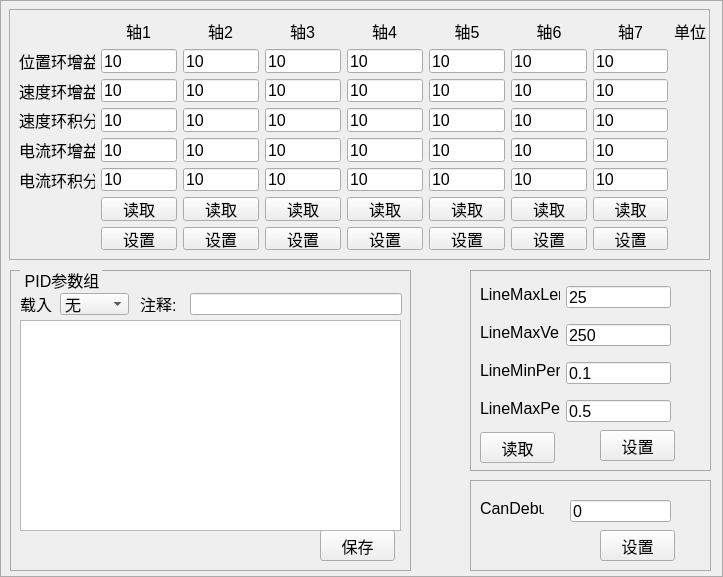
<?xml version="1.0" encoding="UTF-8"?>
<ui version="4.0">
 <class>cpidparamui</class>
 <widget class="QWidget" name="cpidparamui">
  <property name="geometry">
   <rect>
    <x>0</x>
    <y>0</y>
    <width>723</width>
    <height>577</height>
   </rect>
  </property>
  <property name="font">
   <font>
    <pointsize>12</pointsize>
   </font>
  </property>
  <property name="windowTitle">
   <string>Form</string>
  </property>
  <widget class="QGroupBox" name="grbPidPara">
   <property name="geometry">
    <rect>
     <x>0</x>
     <y>0</y>
     <width>723</width>
     <height>577</height>
    </rect>
   </property>
   <property name="styleSheet">
    <string notr="true">QGroupBox {
            border-color: rgb(170, 170, 170);
            border-width: 1px;
            border-style: solid;
            margin-top: 1ex;
			font: 16px
        }
        QGroupBox::title {
            subcontrol-origin: margin;
            subcontrol-position: top left;
            left: 10px;
            margin-left: 2px;
            padding: 0  0px;
        }</string>
   </property>
   <property name="title">
    <string/>
   </property>
   <widget class="QGroupBox" name="gridGroupBox_2">
    <property name="geometry">
     <rect>
      <x>470</x>
      <y>270</y>
      <width>241</width>
      <height>201</height>
     </rect>
    </property>
    <widget class="QLineEdit" name="LineMaxLen">
     <property name="geometry">
      <rect>
       <x>96</x>
       <y>16</y>
       <width>105</width>
       <height>22</height>
      </rect>
     </property>
     <property name="font">
      <font>
       <pointsize>12</pointsize>
      </font>
     </property>
     <property name="text">
      <string>25</string>
     </property>
    </widget>
    <widget class="QLabel" name="label_11">
     <property name="geometry">
      <rect>
       <x>10</x>
       <y>16</y>
       <width>80</width>
       <height>16</height>
      </rect>
     </property>
     <property name="font">
      <font>
       <pointsize>12</pointsize>
      </font>
     </property>
     <property name="text">
      <string>LineMaxLen</string>
     </property>
    </widget>
    <widget class="QLabel" name="label_12">
     <property name="geometry">
      <rect>
       <x>10</x>
       <y>54</y>
       <width>80</width>
       <height>16</height>
      </rect>
     </property>
     <property name="font">
      <font>
       <pointsize>12</pointsize>
      </font>
     </property>
     <property name="text">
      <string>LineMaxVel</string>
     </property>
    </widget>
    <widget class="QLineEdit" name="LineMaxVel">
     <property name="geometry">
      <rect>
       <x>96</x>
       <y>54</y>
       <width>105</width>
       <height>22</height>
      </rect>
     </property>
     <property name="font">
      <font>
       <pointsize>12</pointsize>
      </font>
     </property>
     <property name="text">
      <string>250</string>
     </property>
    </widget>
    <widget class="QLabel" name="label_13">
     <property name="geometry">
      <rect>
       <x>10</x>
       <y>130</y>
       <width>80</width>
       <height>16</height>
      </rect>
     </property>
     <property name="font">
      <font>
       <pointsize>12</pointsize>
      </font>
     </property>
     <property name="text">
      <string>LineMaxPer</string>
     </property>
    </widget>
    <widget class="QLabel" name="label_14">
     <property name="geometry">
      <rect>
       <x>10</x>
       <y>92</y>
       <width>80</width>
       <height>16</height>
      </rect>
     </property>
     <property name="font">
      <font>
       <pointsize>12</pointsize>
      </font>
     </property>
     <property name="text">
      <string>LineMinPer</string>
     </property>
    </widget>
    <widget class="QLineEdit" name="LineMaxPer">
     <property name="geometry">
      <rect>
       <x>96</x>
       <y>130</y>
       <width>105</width>
       <height>22</height>
      </rect>
     </property>
     <property name="font">
      <font>
       <pointsize>12</pointsize>
      </font>
     </property>
     <property name="text">
      <string>0.5</string>
     </property>
    </widget>
    <widget class="QLineEdit" name="LineMinPer">
     <property name="geometry">
      <rect>
       <x>96</x>
       <y>92</y>
       <width>105</width>
       <height>22</height>
      </rect>
     </property>
     <property name="font">
      <font>
       <pointsize>12</pointsize>
      </font>
     </property>
     <property name="text">
      <string>0.1</string>
     </property>
    </widget>
    <widget class="QPushButton" name="readlineparam">
     <property name="geometry">
      <rect>
       <x>10</x>
       <y>162</y>
       <width>75</width>
       <height>31</height>
      </rect>
     </property>
     <property name="font">
      <font>
       <pointsize>12</pointsize>
      </font>
     </property>
     <property name="text">
      <string>读取</string>
     </property>
    </widget>
    <widget class="QPushButton" name="setlineparam">
     <property name="geometry">
      <rect>
       <x>130</x>
       <y>160</y>
       <width>75</width>
       <height>31</height>
      </rect>
     </property>
     <property name="font">
      <font>
       <pointsize>12</pointsize>
      </font>
     </property>
     <property name="text">
      <string>设置</string>
     </property>
    </widget>
   </widget>
   <widget class="QGroupBox" name="grbParaGrp">
    <property name="geometry">
     <rect>
      <x>10</x>
      <y>270</y>
      <width>401</width>
      <height>301</height>
     </rect>
    </property>
    <property name="title">
     <string>PID参数组</string>
    </property>
    <widget class="QPushButton" name="btnAsSave1">
     <property name="geometry">
      <rect>
       <x>310</x>
       <y>260</y>
       <width>75</width>
       <height>31</height>
      </rect>
     </property>
     <property name="font">
      <font>
       <pointsize>12</pointsize>
      </font>
     </property>
     <property name="toolTip">
      <string>当前PID参数 另存为参数组</string>
     </property>
     <property name="text">
      <string>保存</string>
     </property>
    </widget>
    <widget class="QLineEdit" name="edtGrpMemo">
     <property name="geometry">
      <rect>
       <x>180</x>
       <y>23</y>
       <width>212</width>
       <height>22</height>
      </rect>
     </property>
     <property name="maxLength">
      <number>20</number>
     </property>
    </widget>
    <widget class="QLabel" name="label_17">
     <property name="geometry">
      <rect>
       <x>10</x>
       <y>26</y>
       <width>40</width>
       <height>16</height>
      </rect>
     </property>
     <property name="font">
      <font>
       <pointsize>12</pointsize>
      </font>
     </property>
     <property name="text">
      <string>载入</string>
     </property>
    </widget>
    <widget class="QLabel" name="label_18">
     <property name="geometry">
      <rect>
       <x>130</x>
       <y>26</y>
       <width>40</width>
       <height>16</height>
      </rect>
     </property>
     <property name="font">
      <font>
       <pointsize>12</pointsize>
      </font>
     </property>
     <property name="text">
      <string>注释:</string>
     </property>
    </widget>
    <widget class="QComboBox" name="cmbParaGrp">
     <property name="geometry">
      <rect>
       <x>50</x>
       <y>23</y>
       <width>69</width>
       <height>22</height>
      </rect>
     </property>
     <property name="font">
      <font>
       <pointsize>12</pointsize>
      </font>
     </property>
     <item>
      <property name="text">
       <string>无</string>
      </property>
     </item>
     <item>
      <property name="text">
       <string>组1</string>
      </property>
     </item>
     <item>
      <property name="text">
       <string>组2</string>
      </property>
     </item>
     <item>
      <property name="text">
       <string>组3</string>
      </property>
     </item>
     <item>
      <property name="text">
       <string>组4</string>
      </property>
     </item>
     <item>
      <property name="text">
       <string>组5</string>
      </property>
     </item>
    </widget>
    <widget class="QTableView" name="tbvParaGrp">
     <property name="enabled">
      <bool>true</bool>
     </property>
     <property name="geometry">
      <rect>
       <x>10</x>
       <y>50</y>
       <width>381</width>
       <height>211</height>
      </rect>
     </property>
    </widget>
   </widget>
   <widget class="QGroupBox" name="gridGroupBox_3">
    <property name="geometry">
     <rect>
      <x>470</x>
      <y>480</y>
      <width>241</width>
      <height>91</height>
     </rect>
    </property>
    <widget class="QLabel" name="label_15">
     <property name="geometry">
      <rect>
       <x>10</x>
       <y>20</y>
       <width>64</width>
       <height>16</height>
      </rect>
     </property>
     <property name="font">
      <font>
       <pointsize>12</pointsize>
      </font>
     </property>
     <property name="text">
      <string>CanDebug</string>
     </property>
    </widget>
    <widget class="QLineEdit" name="candebug">
     <property name="geometry">
      <rect>
       <x>100</x>
       <y>20</y>
       <width>101</width>
       <height>22</height>
      </rect>
     </property>
     <property name="font">
      <font>
       <pointsize>12</pointsize>
      </font>
     </property>
     <property name="text">
      <string>0</string>
     </property>
    </widget>
    <widget class="QPushButton" name="setcandebug">
     <property name="geometry">
      <rect>
       <x>130</x>
       <y>50</y>
       <width>75</width>
       <height>31</height>
      </rect>
     </property>
     <property name="font">
      <font>
       <pointsize>12</pointsize>
      </font>
     </property>
     <property name="text">
      <string>设置</string>
     </property>
    </widget>
   </widget>
   <widget class="QGroupBox" name="groupBox">
    <property name="geometry">
     <rect>
      <x>9</x>
      <y>9</y>
      <width>701</width>
      <height>251</height>
     </rect>
    </property>
    <property name="title">
     <string/>
    </property>
    <widget class="QWidget" name="gridLayoutWidget">
     <property name="geometry">
      <rect>
       <x>10</x>
       <y>10</y>
       <width>687</width>
       <height>231</height>
      </rect>
     </property>
     <layout class="QGridLayout" name="layPara">
      <item row="5" column="2">
       <widget class="QLineEdit" name="axis2curki">
        <property name="font">
         <font>
          <pointsize>12</pointsize>
         </font>
        </property>
        <property name="text">
         <string>10</string>
        </property>
       </widget>
      </item>
      <item row="5" column="3">
       <widget class="QLineEdit" name="axis3curki">
        <property name="font">
         <font>
          <pointsize>12</pointsize>
         </font>
        </property>
        <property name="text">
         <string>10</string>
        </property>
       </widget>
      </item>
      <item row="5" column="1">
       <widget class="QLineEdit" name="axis1curki">
        <property name="font">
         <font>
          <pointsize>12</pointsize>
         </font>
        </property>
        <property name="text">
         <string>10</string>
        </property>
       </widget>
      </item>
      <item row="7" column="5">
       <widget class="QPushButton" name="axis5setpid">
        <property name="font">
         <font>
          <pointsize>12</pointsize>
         </font>
        </property>
        <property name="text">
         <string>设置</string>
        </property>
       </widget>
      </item>
      <item row="7" column="3">
       <widget class="QPushButton" name="axis3setpid">
        <property name="font">
         <font>
          <pointsize>12</pointsize>
         </font>
        </property>
        <property name="text">
         <string>设置</string>
        </property>
       </widget>
      </item>
      <item row="7" column="1">
       <widget class="QPushButton" name="axis1setpid">
        <property name="font">
         <font>
          <pointsize>12</pointsize>
         </font>
        </property>
        <property name="text">
         <string>设置</string>
        </property>
       </widget>
      </item>
      <item row="6" column="7">
       <widget class="QPushButton" name="axis7readpid">
        <property name="font">
         <font>
          <pointsize>12</pointsize>
         </font>
        </property>
        <property name="text">
         <string>读取</string>
        </property>
       </widget>
      </item>
      <item row="5" column="0">
       <widget class="QLabel" name="label_8">
        <property name="font">
         <font>
          <pointsize>12</pointsize>
         </font>
        </property>
        <property name="text">
         <string>电流环积分</string>
        </property>
       </widget>
      </item>
      <item row="4" column="0">
       <widget class="QLabel" name="label_9">
        <property name="font">
         <font>
          <pointsize>12</pointsize>
         </font>
        </property>
        <property name="text">
         <string>电流环增益</string>
        </property>
       </widget>
      </item>
      <item row="3" column="8">
       <widget class="QLabel" name="label_29">
        <property name="text">
         <string/>
        </property>
       </widget>
      </item>
      <item row="0" column="6">
       <widget class="QLabel" name="label_19">
        <property name="font">
         <font>
          <pointsize>12</pointsize>
         </font>
        </property>
        <property name="text">
         <string>轴6</string>
        </property>
        <property name="alignment">
         <set>Qt::AlignCenter</set>
        </property>
       </widget>
      </item>
      <item row="4" column="1">
       <widget class="QLineEdit" name="axis1curkp">
        <property name="font">
         <font>
          <pointsize>12</pointsize>
         </font>
        </property>
        <property name="text">
         <string>10</string>
        </property>
       </widget>
      </item>
      <item row="3" column="5">
       <widget class="QLineEdit" name="axis5velki">
        <property name="font">
         <font>
          <pointsize>12</pointsize>
         </font>
        </property>
        <property name="text">
         <string>10</string>
        </property>
       </widget>
      </item>
      <item row="3" column="4">
       <widget class="QLineEdit" name="axis4velki">
        <property name="font">
         <font>
          <pointsize>12</pointsize>
         </font>
        </property>
        <property name="text">
         <string>10</string>
        </property>
       </widget>
      </item>
      <item row="3" column="3">
       <widget class="QLineEdit" name="axis3velki">
        <property name="font">
         <font>
          <pointsize>12</pointsize>
         </font>
        </property>
        <property name="text">
         <string>10</string>
        </property>
       </widget>
      </item>
      <item row="3" column="2">
       <widget class="QLineEdit" name="axis2velki">
        <property name="font">
         <font>
          <pointsize>12</pointsize>
         </font>
        </property>
        <property name="text">
         <string>10</string>
        </property>
       </widget>
      </item>
      <item row="4" column="7">
       <widget class="QLineEdit" name="axis7curkp">
        <property name="font">
         <font>
          <pointsize>12</pointsize>
         </font>
        </property>
        <property name="text">
         <string>10</string>
        </property>
       </widget>
      </item>
      <item row="0" column="4" alignment="Qt::AlignHCenter">
       <widget class="QLabel" name="label_4">
        <property name="font">
         <font>
          <pointsize>12</pointsize>
         </font>
        </property>
        <property name="text">
         <string>轴4</string>
        </property>
       </widget>
      </item>
      <item row="3" column="0">
       <widget class="QLabel" name="label_7">
        <property name="font">
         <font>
          <pointsize>12</pointsize>
         </font>
        </property>
        <property name="text">
         <string>速度环积分</string>
        </property>
       </widget>
      </item>
      <item row="2" column="5">
       <widget class="QLineEdit" name="axis5velkp">
        <property name="font">
         <font>
          <pointsize>12</pointsize>
         </font>
        </property>
        <property name="text">
         <string>10</string>
        </property>
       </widget>
      </item>
      <item row="0" column="3" alignment="Qt::AlignHCenter">
       <widget class="QLabel" name="label_3">
        <property name="font">
         <font>
          <pointsize>12</pointsize>
         </font>
        </property>
        <property name="text">
         <string>轴3</string>
        </property>
       </widget>
      </item>
      <item row="1" column="2">
       <widget class="QLineEdit" name="axis2poskp">
        <property name="font">
         <font>
          <pointsize>12</pointsize>
         </font>
        </property>
        <property name="text">
         <string>10</string>
        </property>
        <property name="alignment">
         <set>Qt::AlignLeading|Qt::AlignLeft|Qt::AlignVCenter</set>
        </property>
       </widget>
      </item>
      <item row="1" column="6">
       <widget class="QLineEdit" name="axis6poskp">
        <property name="font">
         <font>
          <pointsize>12</pointsize>
         </font>
        </property>
        <property name="text">
         <string>10</string>
        </property>
       </widget>
      </item>
      <item row="0" column="7">
       <widget class="QLabel" name="label_20">
        <property name="font">
         <font>
          <pointsize>12</pointsize>
         </font>
        </property>
        <property name="text">
         <string>轴7</string>
        </property>
        <property name="alignment">
         <set>Qt::AlignCenter</set>
        </property>
       </widget>
      </item>
      <item row="0" column="8">
       <widget class="QLabel" name="label_27">
        <property name="font">
         <font>
          <pointsize>12</pointsize>
         </font>
        </property>
        <property name="text">
         <string>单位</string>
        </property>
       </widget>
      </item>
      <item row="4" column="6">
       <widget class="QLineEdit" name="axis6curkp">
        <property name="font">
         <font>
          <pointsize>12</pointsize>
         </font>
        </property>
        <property name="text">
         <string>10</string>
        </property>
       </widget>
      </item>
      <item row="7" column="6">
       <widget class="QPushButton" name="axis6setpid">
        <property name="font">
         <font>
          <pointsize>12</pointsize>
         </font>
        </property>
        <property name="text">
         <string>设置</string>
        </property>
       </widget>
      </item>
      <item row="0" column="1" alignment="Qt::AlignHCenter">
       <widget class="QLabel" name="label">
        <property name="font">
         <font>
          <pointsize>12</pointsize>
         </font>
        </property>
        <property name="text">
         <string>轴1</string>
        </property>
       </widget>
      </item>
      <item row="1" column="0">
       <widget class="QLabel" name="label_5">
        <property name="font">
         <font>
          <pointsize>12</pointsize>
         </font>
        </property>
        <property name="text">
         <string>位置环增益</string>
        </property>
       </widget>
      </item>
      <item row="1" column="4">
       <widget class="QLineEdit" name="axis4poskp">
        <property name="font">
         <font>
          <pointsize>12</pointsize>
         </font>
        </property>
        <property name="text">
         <string>10</string>
        </property>
       </widget>
      </item>
      <item row="0" column="2" alignment="Qt::AlignHCenter">
       <widget class="QLabel" name="label_2">
        <property name="font">
         <font>
          <pointsize>12</pointsize>
         </font>
        </property>
        <property name="text">
         <string>轴2</string>
        </property>
       </widget>
      </item>
      <item row="4" column="5">
       <widget class="QLineEdit" name="axis5curkp">
        <property name="font">
         <font>
          <pointsize>12</pointsize>
         </font>
        </property>
        <property name="text">
         <string>10</string>
        </property>
       </widget>
      </item>
      <item row="1" column="1" alignment="Qt::AlignHCenter">
       <widget class="QLineEdit" name="axis1poskp">
        <property name="font">
         <font>
          <pointsize>12</pointsize>
         </font>
        </property>
        <property name="text">
         <string>10</string>
        </property>
        <property name="alignment">
         <set>Qt::AlignLeading|Qt::AlignLeft|Qt::AlignVCenter</set>
        </property>
       </widget>
      </item>
      <item row="1" column="7">
       <widget class="QLineEdit" name="axis7poskp">
        <property name="font">
         <font>
          <pointsize>12</pointsize>
         </font>
        </property>
        <property name="text">
         <string>10</string>
        </property>
       </widget>
      </item>
      <item row="1" column="5">
       <widget class="QLineEdit" name="axis5poskp">
        <property name="font">
         <font>
          <pointsize>12</pointsize>
         </font>
        </property>
        <property name="text">
         <string>10</string>
        </property>
       </widget>
      </item>
      <item row="2" column="6">
       <widget class="QLineEdit" name="axis6velkp">
        <property name="font">
         <font>
          <pointsize>12</pointsize>
         </font>
        </property>
        <property name="text">
         <string>10</string>
        </property>
       </widget>
      </item>
      <item row="3" column="1">
       <widget class="QLineEdit" name="axis1velki">
        <property name="font">
         <font>
          <pointsize>12</pointsize>
         </font>
        </property>
        <property name="text">
         <string>10</string>
        </property>
       </widget>
      </item>
      <item row="4" column="4">
       <widget class="QLineEdit" name="axis4curkp">
        <property name="font">
         <font>
          <pointsize>12</pointsize>
         </font>
        </property>
        <property name="text">
         <string>10</string>
        </property>
       </widget>
      </item>
      <item row="4" column="3">
       <widget class="QLineEdit" name="axis3curkp">
        <property name="font">
         <font>
          <pointsize>12</pointsize>
         </font>
        </property>
        <property name="text">
         <string>10</string>
        </property>
       </widget>
      </item>
      <item row="7" column="7">
       <widget class="QPushButton" name="axis7setpid">
        <property name="font">
         <font>
          <pointsize>12</pointsize>
         </font>
        </property>
        <property name="text">
         <string>设置</string>
        </property>
       </widget>
      </item>
      <item row="1" column="3">
       <widget class="QLineEdit" name="axis3poskp">
        <property name="font">
         <font>
          <pointsize>12</pointsize>
         </font>
        </property>
        <property name="text">
         <string>10</string>
        </property>
       </widget>
      </item>
      <item row="4" column="2">
       <widget class="QLineEdit" name="axis2curkp">
        <property name="font">
         <font>
          <pointsize>12</pointsize>
         </font>
        </property>
        <property name="text">
         <string>10</string>
        </property>
       </widget>
      </item>
      <item row="3" column="7">
       <widget class="QLineEdit" name="axis7velki">
        <property name="font">
         <font>
          <pointsize>12</pointsize>
         </font>
        </property>
        <property name="text">
         <string>10</string>
        </property>
       </widget>
      </item>
      <item row="7" column="2">
       <widget class="QPushButton" name="axis2setpid">
        <property name="font">
         <font>
          <pointsize>12</pointsize>
         </font>
        </property>
        <property name="text">
         <string>设置</string>
        </property>
       </widget>
      </item>
      <item row="0" column="5">
       <widget class="QLabel" name="label_16">
        <property name="font">
         <font>
          <pointsize>12</pointsize>
         </font>
        </property>
        <property name="text">
         <string>轴5</string>
        </property>
        <property name="alignment">
         <set>Qt::AlignCenter</set>
        </property>
       </widget>
      </item>
      <item row="7" column="4">
       <widget class="QPushButton" name="axis4setpid">
        <property name="font">
         <font>
          <pointsize>12</pointsize>
         </font>
        </property>
        <property name="text">
         <string>设置</string>
        </property>
       </widget>
      </item>
      <item row="6" column="2">
       <widget class="QPushButton" name="axis2readpid">
        <property name="font">
         <font>
          <pointsize>12</pointsize>
         </font>
        </property>
        <property name="text">
         <string>读取</string>
        </property>
       </widget>
      </item>
      <item row="6" column="4">
       <widget class="QPushButton" name="axis4readpid">
        <property name="font">
         <font>
          <pointsize>12</pointsize>
         </font>
        </property>
        <property name="text">
         <string>读取</string>
        </property>
       </widget>
      </item>
      <item row="2" column="8">
       <widget class="QLabel" name="label_28">
        <property name="text">
         <string/>
        </property>
       </widget>
      </item>
      <item row="1" column="8">
       <widget class="QLabel" name="label_26">
        <property name="text">
         <string/>
        </property>
       </widget>
      </item>
      <item row="2" column="7">
       <widget class="QLineEdit" name="axis7velkp">
        <property name="font">
         <font>
          <pointsize>12</pointsize>
         </font>
        </property>
        <property name="text">
         <string>10</string>
        </property>
       </widget>
      </item>
      <item row="6" column="6">
       <widget class="QPushButton" name="axis6readpid">
        <property name="font">
         <font>
          <pointsize>12</pointsize>
         </font>
        </property>
        <property name="text">
         <string>读取</string>
        </property>
       </widget>
      </item>
      <item row="2" column="4">
       <widget class="QLineEdit" name="axis4velkp">
        <property name="font">
         <font>
          <pointsize>12</pointsize>
         </font>
        </property>
        <property name="text">
         <string>10</string>
        </property>
       </widget>
      </item>
      <item row="2" column="3">
       <widget class="QLineEdit" name="axis3velkp">
        <property name="font">
         <font>
          <pointsize>12</pointsize>
         </font>
        </property>
        <property name="text">
         <string>10</string>
        </property>
       </widget>
      </item>
      <item row="5" column="5">
       <widget class="QLineEdit" name="axis5curki">
        <property name="font">
         <font>
          <pointsize>12</pointsize>
         </font>
        </property>
        <property name="text">
         <string>10</string>
        </property>
       </widget>
      </item>
      <item row="6" column="3">
       <widget class="QPushButton" name="axis3readpid">
        <property name="font">
         <font>
          <pointsize>12</pointsize>
         </font>
        </property>
        <property name="text">
         <string>读取</string>
        </property>
       </widget>
      </item>
      <item row="2" column="2">
       <widget class="QLineEdit" name="axis2velkp">
        <property name="font">
         <font>
          <pointsize>12</pointsize>
         </font>
        </property>
        <property name="text">
         <string>10</string>
        </property>
       </widget>
      </item>
      <item row="6" column="1">
       <widget class="QPushButton" name="axis1readpid">
        <property name="font">
         <font>
          <pointsize>12</pointsize>
         </font>
        </property>
        <property name="text">
         <string>读取</string>
        </property>
       </widget>
      </item>
      <item row="5" column="6">
       <widget class="QLineEdit" name="axis6curki">
        <property name="font">
         <font>
          <pointsize>12</pointsize>
         </font>
        </property>
        <property name="text">
         <string>10</string>
        </property>
       </widget>
      </item>
      <item row="6" column="5">
       <widget class="QPushButton" name="axis5readpid">
        <property name="font">
         <font>
          <pointsize>12</pointsize>
         </font>
        </property>
        <property name="text">
         <string>读取</string>
        </property>
       </widget>
      </item>
      <item row="5" column="7">
       <widget class="QLineEdit" name="axis7curki">
        <property name="font">
         <font>
          <pointsize>12</pointsize>
         </font>
        </property>
        <property name="text">
         <string>10</string>
        </property>
       </widget>
      </item>
      <item row="5" column="4">
       <widget class="QLineEdit" name="axis4curki">
        <property name="font">
         <font>
          <pointsize>12</pointsize>
         </font>
        </property>
        <property name="text">
         <string>10</string>
        </property>
       </widget>
      </item>
      <item row="2" column="0">
       <widget class="QLabel" name="label_6">
        <property name="font">
         <font>
          <pointsize>12</pointsize>
         </font>
        </property>
        <property name="text">
         <string>速度环增益</string>
        </property>
       </widget>
      </item>
      <item row="2" column="1">
       <widget class="QLineEdit" name="axis1velkp">
        <property name="font">
         <font>
          <pointsize>12</pointsize>
         </font>
        </property>
        <property name="text">
         <string>10</string>
        </property>
       </widget>
      </item>
      <item row="3" column="6">
       <widget class="QLineEdit" name="axis6velki">
        <property name="font">
         <font>
          <pointsize>12</pointsize>
         </font>
        </property>
        <property name="text">
         <string>10</string>
        </property>
       </widget>
      </item>
      <item row="6" column="0">
       <widget class="QLabel" name="label_10">
        <property name="text">
         <string/>
        </property>
       </widget>
      </item>
     </layout>
    </widget>
   </widget>
  </widget>
 </widget>
 <resources/>
 <connections/>
</ui>
